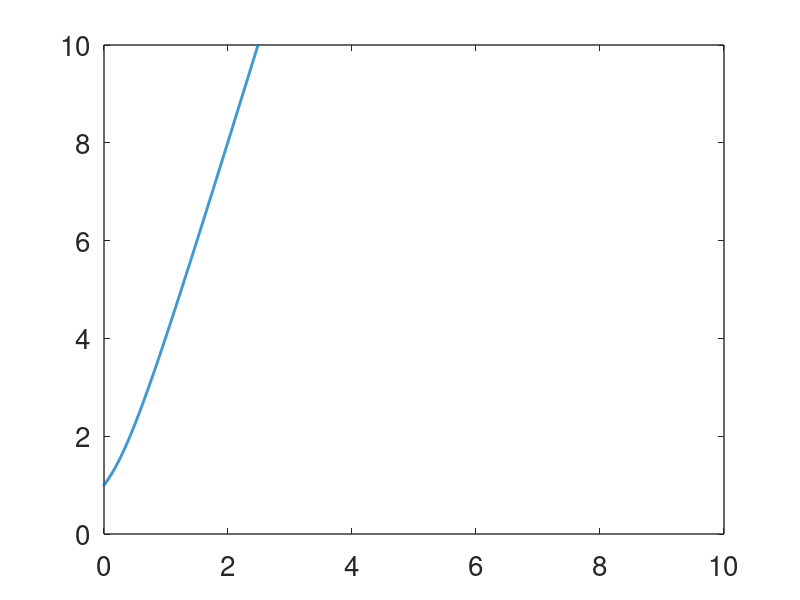

Reproduce this figure in MATLAB.
%
set(0,                           ...
   'defaultaxesfontsize', 20,   ...
   'defaultaxeslinewidth', 1.0, ...
   'defaultlinelinewidth', 1.2, ...
   'defaultpatchlinewidth', 0.7);


%specify parameters
vi=0.1
ve=0.5;
vt=vi+ve;
st=1;
si=[0.01:.01:10];
X=(si.^2*(ve^2-vi^2)+2*si*st*vi*vt-st^2*vt^2)./si;
figure(1)
plot(X,si,'linewidth',2)

axis([0 10 0 10])
